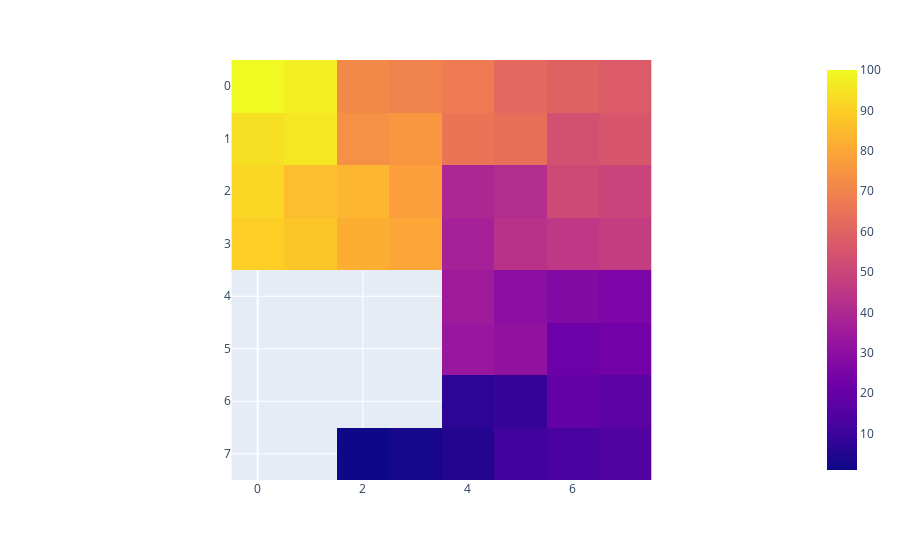

Notebook cell for this chart:
### Code cell
import torch
demo = torch_2d_to_hilbert(
    in_seq = torch.concat([torch.linspace(1, 100, steps= 50)[:, None],
                           torch.linspace(100, 1, steps= 50)[:, None]], axis = 1)
)

px.imshow(demo[:,:,1])

### Figure 1 — Plotly figure (JSON) as saved in the notebook; plotly's stock layout.template omitted (floating-point values rounded to 4 significant figures)
{"data": [{"coloraxis": "coloraxis", "hovertemplate": "x: %{x}<br>y: %{y}<br>color: %{z}<extra></extra>", "name": "0", "type": "heatmap", "xaxis": "x", "yaxis": "y", "z": [[100, 97.98, 71.71, 69.69, 67.67, 61.61, 59.59, 57.57], [93.94, 95.96, 73.73, 75.76, 65.65, 63.63, 53.53, 55.55], [91.92, 85.86, 83.84, 77.78, 39.39, 41.41, 51.51, 49.49], [89.9, 87.88, 81.82, 79.8, 37.37, 43.43, 45.45, 47.47], [null, null, null, null, 35.35, 29.29, 27.27, 25.24], [null, null, null, null, 33.33, 31.31, 21.2, 23.22], [null, null, null, null, 7.061, 9.082, 19.18, 17.16], [null, null, 1, 3.02, 5.041, 11.1, 13.12, 15.14]]}], "layout": {"coloraxis": {"colorscale": [[0, "#0d0887"], [0.1111, "#46039f"], [0.2222, "#7201a8"], [0.3333, "#9c179e"], [0.4444, "#bd3786"], [0.5556, "#d8576b"], [0.6667, "#ed7953"], [0.7778, "#fb9f3a"], [0.8889, "#fdca26"], [1, "#f0f921"]]}, "margin": {"t": 60}, "xaxis": {"anchor": "y", "constrain": "domain", "domain": [0, 1], "scaleanchor": "y"}, "yaxis": {"anchor": "x", "autorange": "reversed", "constrain": "domain", "domain": [0, 1]}}}
